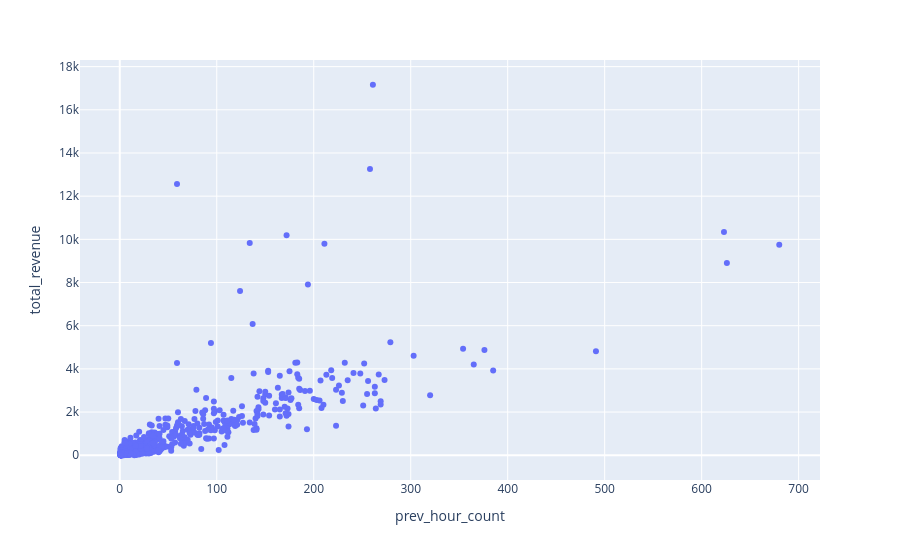

The notebook cell saved with this chart:
### Markdown cell above
### Revenue as fn of previous trip count

### Code cell
hourly_with_lag = (
    hourly_with_lag
    .withColumn("total_revenue", F.col("avg_fare") * F.col("trip_count"))
)

hourly_with_lag.plot.scatter(x="prev_hour_count", y="total_revenue")

### Figure 1 — Plotly figure (JSON) as saved in the notebook; plotly's stock layout.template omitted (floating-point values rounded to 4 significant figures; data arrays with more than 128 entries replaced by an {"elided": "..."} marker saying what was removed)
{"data": [{"hovertemplate": "prev_hour_count=%{x}<br>total_revenue=%{y}<extra></extra>", "legendgroup": "", "marker": {"color": "#636efa", "symbol": "circle"}, "mode": "markers", "name": "", "orientation": "v", "showlegend": false, "type": "scatter", "x": {"elided": "1000 int values"}, "xaxis": "x", "y": {"elided": "1000 float values"}, "yaxis": "y"}], "layout": {"legend": {"tracegroupgap": 0}, "margin": {"t": 60}, "xaxis": {"anchor": "y", "domain": [0, 1], "title": {"text": "prev_hour_count"}}, "yaxis": {"anchor": "x", "domain": [0, 1], "title": {"text": "total_revenue"}}}}
